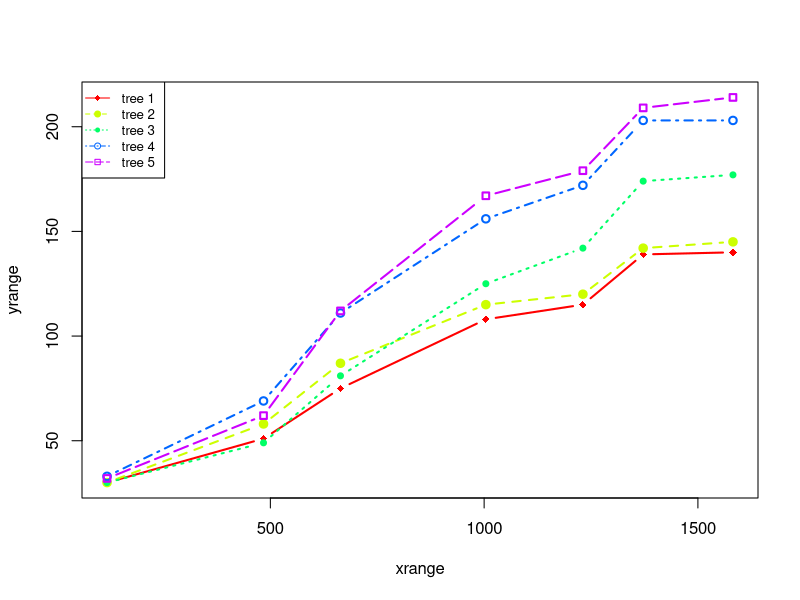

Write the R code that produced this figure.
Orange$Tree <- as.numeric(Orange$Tree)
ntrees <- max(Orange$Tree)
xrange <- range(Orange$age)
yrange <- range(Orange$circumference)
plot(xrange,yrange,type = "n")

colors <- rainbow(ntrees)
linetype <- c(1:ntrees)
plotchar <- seq(18,18+ntrees,1)
lgd <- paste("tree",1:ntrees,seq="")
for (i in 1:ntrees) {
  tree <- subset(Orange,Tree==i)
  lines(tree$age,tree$circumference,type = "b",lwd=2,lty=linetype[i],col=colors[i],pch=plotchar[i])
  }
#legend(xrange[1],yrange[2],lgd,cex = .8,col = colors,pch = plotchar,lty = linetype)
legend("topleft",lgd,cex = .8,col = colors,pch = plotchar,lty = linetype)